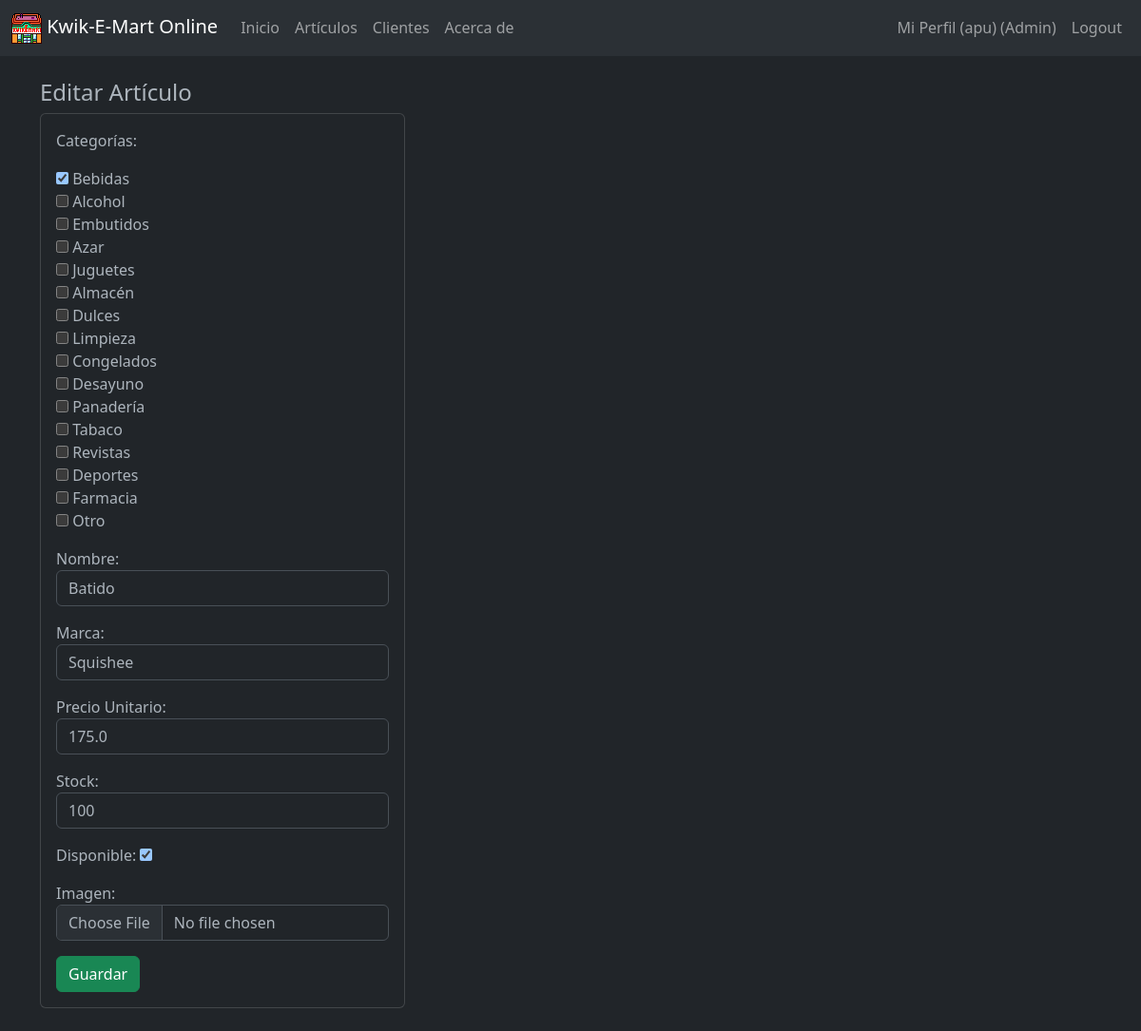
The app's page /compras/articulos/editar/15 (signed in) with its own data.
### compras/models.py (models this page shows, shortened)
class Articulo(models.Model):
    nombre = models.CharField(max_length=20)
    marca = models.CharField(max_length=20)
    categorias = models.CharField(null=True, blank=True, max_length=200)
    precio_unitario = models.FloatField(default=0.0)
    stock = models.IntegerField(default=0)
    disponible = models.BooleanField(default=False)
    fecha_subida = models.DateField(default=timezone.now)
    imagen = models.ImageField(null=True, blank=True, upload_to="imagenes/articulos")

### compras/views.py (the view, shortened to what this page needs)
# urls.py: path('articulos/editar/<articulo_id>', views.editarArticulo, name="EditarArticulo"),
@login_required
@staff_member_required
def editarArticulo(request, articulo_id):
    form = ArticuloFormulario()
    articulo = Articulo.objects.get(id=articulo_id)
    categorias = literal_eval(articulo.categorias)
    form = ArticuloFormulario(initial={"nombre":articulo.nombre,
                                               "categorias": categorias,
                                               "marca": articulo.marca,
                                               "precio_unitario": articulo.precio_unitario,
                                               "stock": articulo.stock,
                                               "disponible": articulo.disponible,
                                               "imagen": articulo.imagen
    })
    contexto = {"articulo": articulo, "form": form}
    plantilla = loader.get_template("compras/editarArticulo.html")
    documento = plantilla.render(contexto,request)
    return HttpResponse(documento)

### compras/forms.py
class ArticuloFormulario(forms.Form):
    categorias = forms.MultipleChoiceField(label='Categorías', widget=forms.CheckboxSelectMultiple, choices=opcionesCategoria)
    nombre = forms.CharField(max_length=20, label='Nombre', widget=forms.TextInput(attrs={'class':'form-control'}))
    marca = forms.CharField(max_length=20, label='Marca', widget=forms.TextInput(attrs={'class':'form-control'}))
    precio_unitario = forms.FloatField(label='Precio Unitario', min_value=0, widget=forms.NumberInput(attrs={'class':'form-control', 'step': "0.1"}))
    stock = forms.IntegerField(label='Stock',min_value=0, widget=forms.NumberInput(attrs={'class':'form-control'}))
    disponible = forms.BooleanField(initial=True, required=False, label='Disponible', widget=forms.CheckboxInput(attrs={'class': 'checkbox'}))
    imagen = forms.ImageField(required=False, label='Imagen', widget=forms.FileInput(attrs={'class':'form-control'}))
    class Meta:
       model = Articulo
       fields = ('categorias', 'nombre', 'marca', 'precio_unitario', 'stock', 'disponible', 'imagen')

### compras/templates/compras/editarArticulo.html (shortened to what this page needs)
{% extends "compras/base.html" %}
{% load static %}
{% block contenidoQueCambia %}
  <h4>Editar Artículo</h4>
  <div class="card" style="width: 24rem;">
    <div class="card-body">
      <form autocomplete="off" action="" method="POST" enctype="multipart/form-data">
        {{form.as_p}}
        <button type="submit" class="btn btn-success">Guardar</button>
      </form>
    </div>
  </div>
{% endblock %}

### compras/templates/compras/base.html (shortened to what this page needs)
<!DOCTYPE html>
<html lang="en" data-bs-theme="dark">
  <head>
    {% load static %}
    <link href="https://cdn.jsdelivr.net/npm/bootstrap@5.3.0-alpha1/dist/css/bootstrap.min.css" rel="stylesheet">
    <link rel="stylesheet" type="text/css" href="{% static 'compras/style.css' %}">
  </head>
  <body>
    <nav class="navbar navbar-expand-sm bg-body-tertiary bg-dark" data-bs-theme="dark">
      <div class="container-fluid">
        <a class="navbar-brand" href="#">
          <img width="32" src="{% static 'compras/assets/avatares/Kwik-E-Mart.png' %}"/>
          Kwik-E-Mart Online
        </a>
        <div class="collapse navbar-collapse justify-content-between" id="navbarNavAltMarkup">
          <div class="navbar-nav">
            <a class="nav-link" href="{% url 'Inicio' %}">Inicio</a>
            <a class="nav-link" href="{% url 'Articulos' %}">Artículos</a>
            {% if request.user.is_authenticated %}
              {% if not request.user.is_staff %}
                <a class="nav-link" href="{% url 'Carrito' %}">Carrito</a>
              {% else %}
                <a class="nav-link" href="{% url 'Clientes' %}">Clientes</a>
              {% endif %}
            {% endif %}
            <a class="nav-link" href="{% url 'AcercaDeMi' %}">Acerca de</a>
          </div>
          {% if request.user.is_authenticated %}
            <div class="navbar-nav justify-content-end">
              <a class="nav-link" href="{% url 'Perfil' %}">
                Mi Perfil ({{request.user.username}})
                {% if request.user.is_staff %}
                  {{"(Admin)"}}
                {% endif %}
              </a>
              <form action="/accounts/logout/">
                <label class="nav-link" role="button" for="logout">Logout</label>
              </form>
            </div>
          {% else %}
            <div class="navbar-nav justify-content-end">
              <a class="nav-link" href="{% url 'Login' %}">Login</a>
              <a class="nav-link" href="{% url 'Signup' %}">Registro</a>
            </div>
          {% endif %}
        </div>
      </div>
  </nav>
  <br/>
  <div class="container-sm">
    {% block contenidoQueCambia %}{% endblock %}
  </div>
  <br/>
</body>
</html>

### records on screen
Articulo: categorias "☑ ☐ ☐ ☐ ☐ ☐ ☐ ☐ ☐ ☐ ☐ ☐ ☐ ☐ ☐ ☐", nombre "Batido", marca "Squishee", precio_unitario "175.0", stock "100", disponible "☑"

### other values on screen
{{ request.user.username }} "apu"
{{ "(Admin)" }} "(Admin)"
